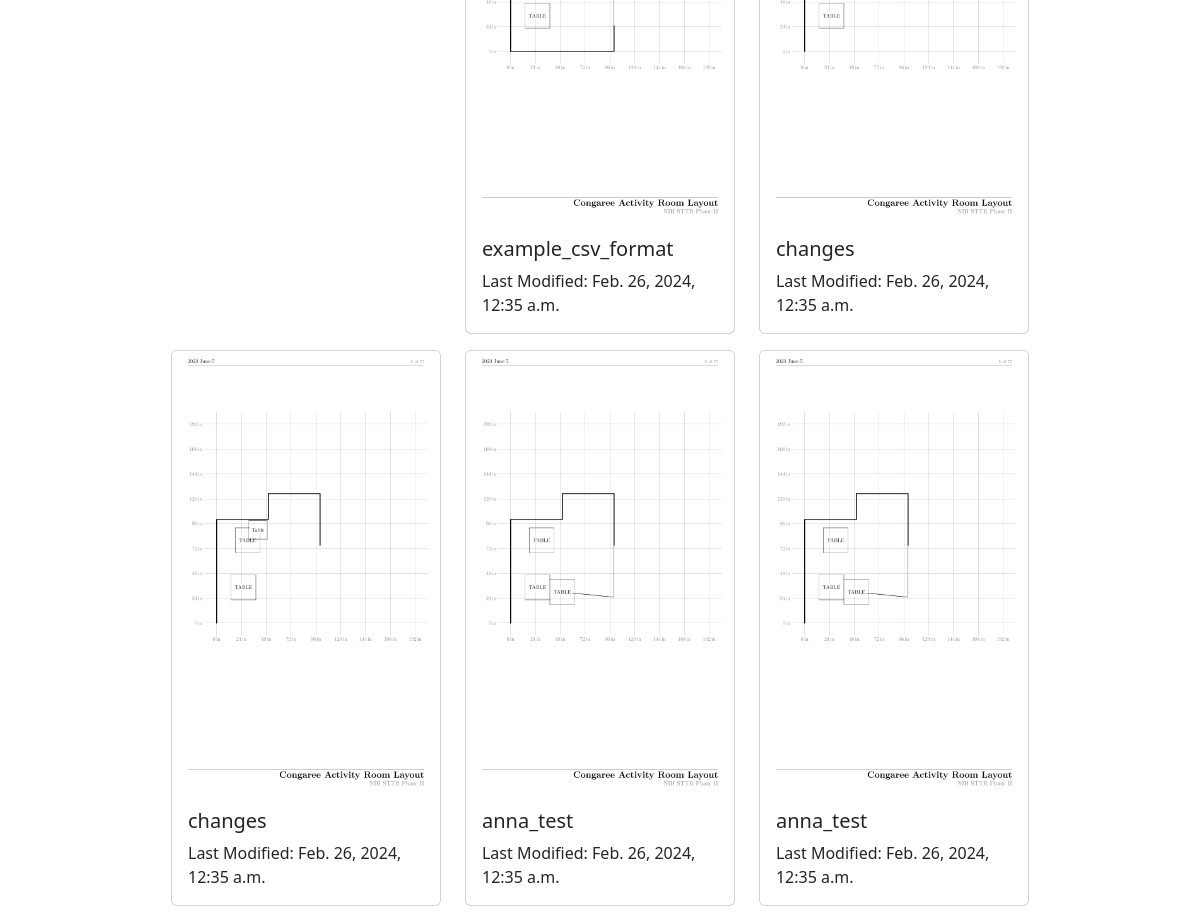
/layout-library/ (signed in, lower part), run on an earlier commit of the app's database.
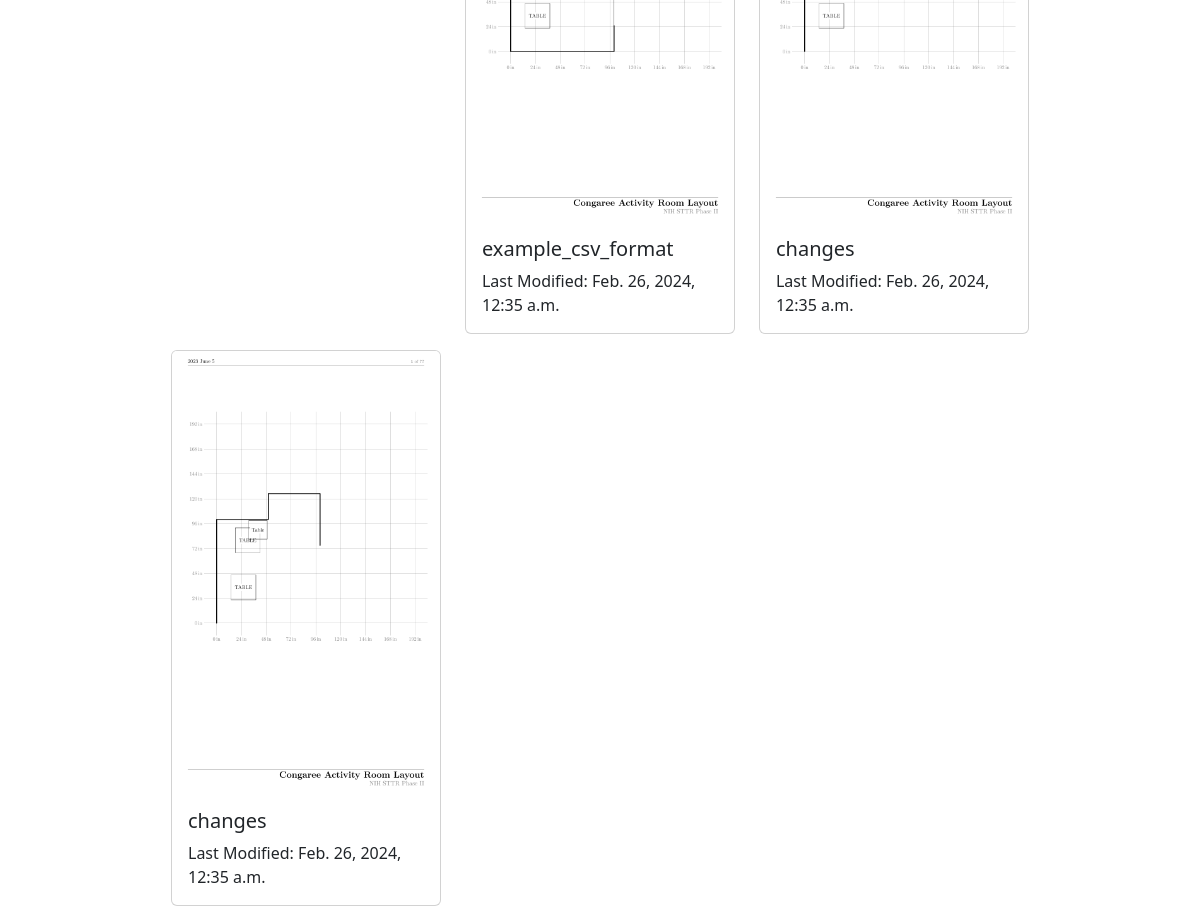
And on a later commit of the database.
### app1/models.py (models this page shows, shortened)
class ConvertedFile(models.Model):
    file_name = models.CharField(max_length=255, default="name") # Stores the PREFIX (without extension)
    user = models.ForeignKey(User, on_delete=models.CASCADE)
    created_at = models.DateTimeField(auto_now_add=True)
    last_modified = models.DateTimeField(auto_now=True)   # Automatically updated to current date and time when saved
    file_path = models.CharField(max_length=255, default="NONE")
    style_settings = models.ForeignKey(StyleSettings, on_delete=models.CASCADE,
                                       null=True)
    uploaded_file = models.ForeignKey(UploadedFile, on_delete=models.CASCADE)
    latex_file = models.CharField(max_length=255,
                                  default= os.path.join(settings.MEDIA_ROOT,'conversion_output', 'output.tex'))
    pdf_file = models.CharField(max_length=255,
                                default= os.path.join(settings.MEDIA_ROOT,'conversion_output', 'output.pdf'))
    image = models.CharField(max_length=255,
                             default = os.path.join(settings.MEDIA_ROOT,'conversion_output', 'output.png'))

### app1/views.py (the view)
# urls.py: path('layout-library/', views.LayoutLibraryPage, name="layout-library"),
@login_required(login_url="login")
def LayoutLibraryPage(request):
    filter_value = request.GET.get('filter')
    if filter_value == 'alphabetical':
        user_layouts = ConvertedFile.objects.filter(user=request.user).order_by('file_name')
    else:  # Default to 'last_modified'
        user_layouts = ConvertedFile.objects.filter(user=request.user).order_by('-last_modified')
    return render(request, 'layout-library.html', {'layouts': user_layouts, 'filter_value': filter_value})

### templates/layout-library.html (shortened to what this page needs)
{% extends 'base.html' %}
{% block content %}
<div class="container mt-3 w-75">
    <div class="row" id="layoutRow">
        {% for layout in layouts %}
            <div class="col-md-4">
                <div class="card mb-3">
                    <a href="{% url 'export-layout' layout.id %}">
                        <img src="{% url 'serve-image' layout.image %}" class="card-img-top">
                    </a>
                    <div class="card-body">
                        <h5 class="card-title">{{ layout.file_name }}</h5>
                        <p class="card-text">Last Modified: {{ layout.last_modified }}</p>
                    </div>
                </div>
            </div>
        {% endfor %}
    </div>
</div>
{% endblock %}

### templates/base.html (shortened to what this page needs)
{% load static %}
<!doctype html>
<html lang="en">
<head>
    <link href="https://cdn.jsdelivr.net/npm/bootstrap@5.3.2/dist/css/bootstrap.min.css" rel="stylesheet">
</head>
<body>
    <main class="container-fluid mt-5">
            {% block content %} {% endblock %}
    </main>
</body>
</html>

### templates/layout-library.html (style rules this page uses)
html, body { overflow-y: auto; }
.card-img-top { max-width: 100%; height: auto; }

What changed in the data, as far as the page shows it:
removed ConvertedFile: image (picture), file_name "anna_test", last_modified "Feb. 26, 2024, 12:35 a.m."
removed ConvertedFile: image (picture), file_name "anna_test", last_modified "Feb. 26, 2024, 12:35 a.m."
